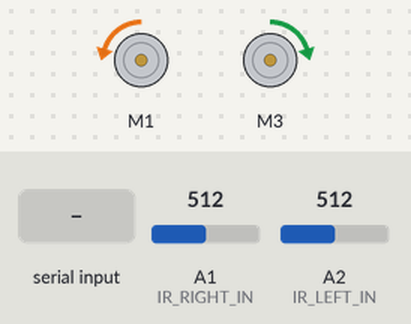
Simulated run of this sketch. Board: Arduino Uno, built with avr-gcc and run on an emulated ATmega328P. Parts: 2 × DC motor (green arrow = forward, orange = backward, longer = faster). Inputs (shaded band) come from the test bench; at power-on: A1 (IR_RIGHT_IN) = 512, A2 (IR_LEFT_IN) = 512. What the sketch prints to the serial monitor is not drawn.

Above: at 1.2 s.
1.3 s: A1 (IR_RIGHT_IN) set to 494
2.8 s: A1 (IR_RIGHT_IN) set to 472
At 3.3 s:
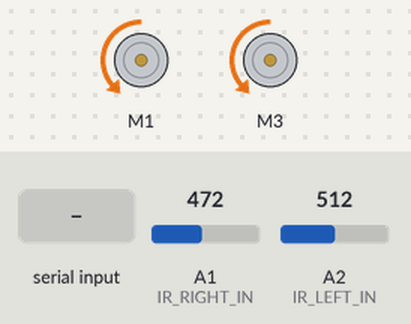
4.3 s: "90,45\n" received over Serial
At 6.1 s:
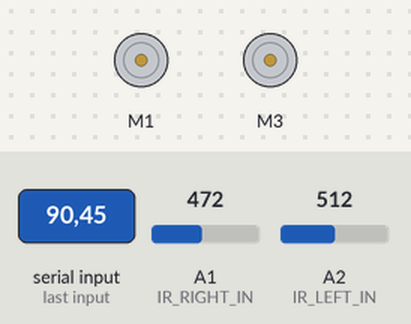
6.8 s: "30,150\n" received over Serial
At 7.6 s:
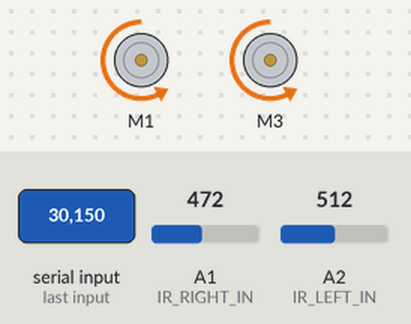
9.3 s: "5\n" received over Serial
At 10.1 s:
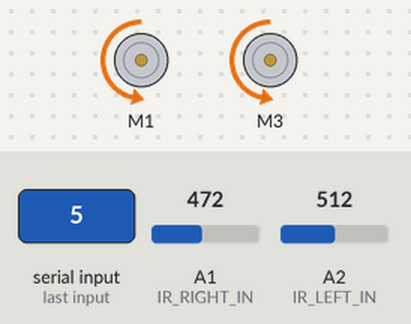
11.8 s: "90\n" received over Serial
At 12.2 s:
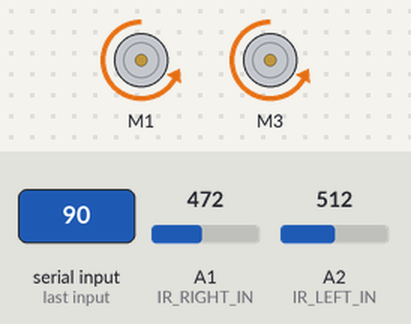
Timing chart, 0 to 14.8 s (numbered marks = the images above; inputs shaded):
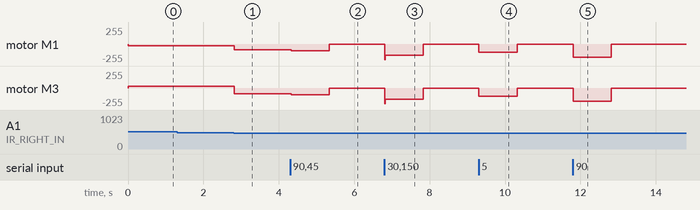

Measured:
- the behaviour switches between 487 and 486 on A1 (IR_RIGHT_IN) (found by bisection; images 0 and 1)
- after the input at 2.8 s, motor M1: backward 25/255 → backward 87/255 at once; motor M3: forward 25/255 → backward 87/255 at once
- after the input at 4.3 s, motor M1, motor M3: backward 87/255 → backward 101/255 at once, → stopped 1.0 s later
- after the input at 6.8 s, motor M1, motor M3: stopped → backward 166/255 at once, → stopped 1.0 s later
- after the input at 9.3 s, motor M1, motor M3: stopped → backward 125/255 at once, → stopped 1.0 s later
- after the input at 11.8 s, motor M1, motor M3: stopped → backward 202/255 at once, → stopped 1.0 s later

The sketch:

line-folllower.ino
```cpp
// define pins for motors and sensors
#define MOTOR_RIGHT 1
#define MOTOR_LEFT 3
#define IR_RIGHT_IN A1
#define IR_LEFT_IN A2

// import the motor shield library to control motors
#include <Wire.h>
#include <Adafruit_MotorShield.h>
#include "utility/Adafruit_MS_PWMServoDriver.h"

// initalize the motershield library to run commands through
Adafruit_MotorShield AFMS = Adafruit_MotorShield();

// assign a motor "object" for the right and left motors
Adafruit_DCMotor *motorRight = AFMS.getMotor(MOTOR_RIGHT);
Adafruit_DCMotor *motorLeft = AFMS.getMotor(MOTOR_LEFT);

// define variables that will control motor speed
float motorRightSpeed = 0;
float motorLeftSpeed = 0;
// define the initial values that the sensor reads (when it is just on the carpet)
int IRSensorRight_Initial = 0;
int IRSensorLeft_Initial = 0;
// define variables that store the value the sensor is reading out
int IRSensorRight = 0;
int IRSensorLeft = 0;
// define variables that store the difference between the initial sensor values and the current reading
int sensorDifferenceRight = 0;
int sensorDifferenceLeft = 0;
// set difference threshold
const int threshold = 25;
// set initial direction of wheels (one wheel had switched wiring, so its default to go forward is backward in code)
int rightMotorDirection = BACKWARD;
int leftMotorDirection = FORWARD;
// set base speed of wheels
const float BASE = 25;
// set wheel ratio (how fast the wheels go when turning)
float wheelRatio = 3.5;
// define wheel ratio input variable
float wheelRatioInput = 0;

void setup() {
  // initalize the serial port
  Serial.begin(115200);
  // set the ir sensor pins to be input
  pinMode(IR_RIGHT_IN, INPUT);
  pinMode(IR_LEFT_IN, INPUT);

  // read the sensor values one at setup (assumes sensors are on default ground)
  IRSensorRight_Initial = analogRead(IR_RIGHT_IN);
  IRSensorLeft_Initial = analogRead(IR_LEFT_IN);

  // start the motor library
  AFMS.begin();
}

void loop() {

  // serial control for port
  if (Serial.available() > 0) {
    // if something has been sent through the serial port, assume it's
    // a new wheel ratio and set the wheel ratio as such
    wheelRatioInput = Serial.parseFloat();
    wheelRatio = wheelRatioInput;
  }

  // read the sensor values
  IRSensorRight = analogRead(IR_RIGHT_IN);
  IRSensorLeft = analogRead(IR_LEFT_IN);

  // print values of sensors live to use in plot
  Serial.print("IR_RIGHT:");
  Serial.println(IRSensorRight);
  Serial.print("IR_LEFT:");
  Serial.println(IRSensorLeft);

  // calculate the difference in initial and current sensor values
  sensorDifferenceRight = IRSensorRight_Initial - IRSensorRight;
  sensorDifferenceLeft = IRSensorLeft_Initial - IRSensorLeft;

  // reset the motor speeds to be running at base speed
  motorRightSpeed = BASE;
  motorLeftSpeed = BASE;
  // reset the motor directions to be running forward
  rightMotorDirection = BACKWARD;
  leftMotorDirection = FORWARD;
  // move the motors in the default direction and speed
  Move(motorRightSpeed, motorLeftSpeed, rightMotorDirection, leftMotorDirection);

  if (sensorDifferenceRight > threshold) {
    // if the sensor detects a change in enviornment (i.e it goes over the tape),
    // the course needs to recorrect by increasing the speed of the right wheel and
    // decrease the speed of the left

    // turn left
    motorLeftSpeed = BASE*wheelRatio;
    leftMotorDirection = BACKWARD;
    motorRightSpeed = BASE*wheelRatio;
  } else if (sensorDifferenceLeft > threshold) {
    // same conditions but for turning in the other direction

    // turn right
    motorRightSpeed = BASE*wheelRatio;
    rightMotorDirection = FORWARD;
    motorLeftSpeed = BASE*wheelRatio;
  }

  // once the speed/direction of the wheels is decided, move the motors
  Move(motorRightSpeed, motorLeftSpeed, rightMotorDirection, leftMotorDirection);
  delay(10);

  // display motor speeds sent to arduino
  // for graphing purposes if the wheel was spinning backwards I represented it as a negative
  if (rightMotorDirection == FORWARD) {
    motorRightSpeed = -(motorRightSpeed);
  } else if (leftMotorDirection == BACKWARD) {
    motorLeftSpeed = -(motorLeftSpeed);
  }

  Serial.print("Right_Motor_Speeds:");
  Serial.println(motorRightSpeed);
  Serial.print("Left_Motor_Speeds:");
  Serial.println(motorLeftSpeed);
}

float Move(float rightSpeed, float leftSpeed, int rightDirection, int leftDirection) {
  // function that moves motor in the specified directions and speeds
  motorRight->setSpeed(rightSpeed);
  motorLeft->setSpeed(leftSpeed);
  motorRight->run(rightDirection); // backward default
  motorLeft->run(leftDirection); // forward default
}
```
